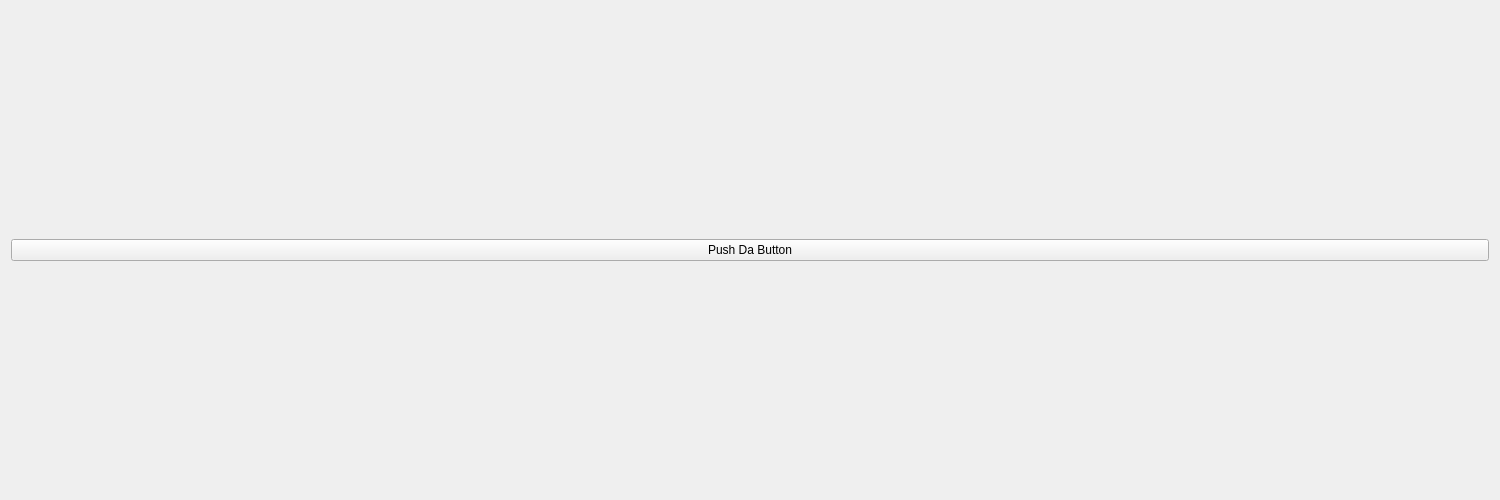
<?xml version="1.0" encoding="UTF-8"?>
<ui version="4.0">
 <class>map_view</class>
 <widget class="QWidget" name="map_view">
  <property name="geometry">
   <rect>
    <x>0</x>
    <y>0</y>
    <width>1500</width>
    <height>500</height>
   </rect>
  </property>
  <property name="sizePolicy">
   <sizepolicy hsizetype="Expanding" vsizetype="Expanding">
    <horstretch>0</horstretch>
    <verstretch>0</verstretch>
   </sizepolicy>
  </property>
  <property name="windowTitle">
   <string>Autopilot Parameter Tuning</string>
  </property>
  <property name="autoFillBackground">
   <bool>false</bool>
  </property>
  <layout class="QVBoxLayout" name="verticalLayout">
   <item>
    <widget class="QPushButton" name="the_button">
     <property name="text">
      <string>Push Da Button</string>
     </property>
    </widget>
   </item>
  </layout>
 </widget>
 <resources/>
 <connections/>
</ui>
